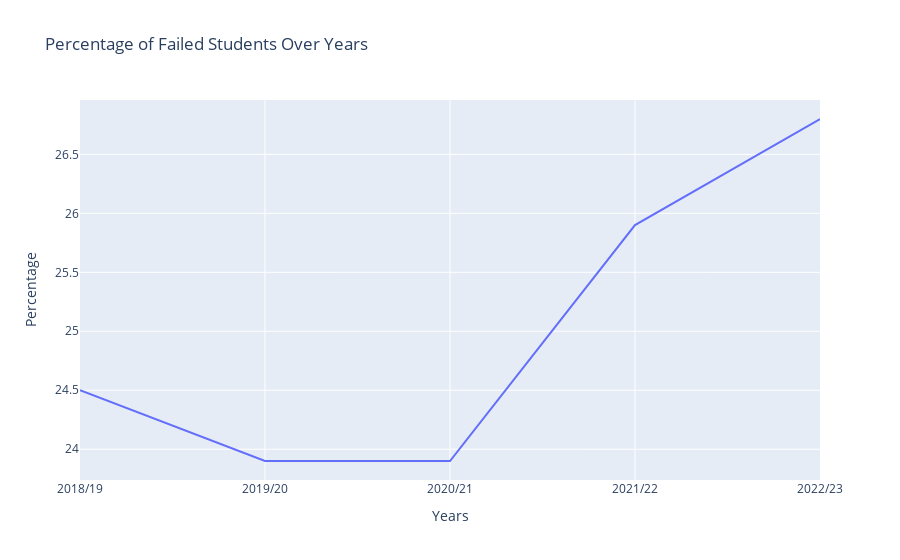

Notebook code for this chart:
### Markdown cell above
# Graph for the percentage of students who didn't pass in one or more subjects

### Code cell
import pandas as pd
import plotly.express as px

# Read data
df_students = pd.read_excel("betyg_o_prov_riksnivå.xlsx", sheet_name="Tabell 1B", skiprows=7, nrows=5)
Years = ['2018/19', '2019/20', '2020/21', '2021/22', '2022/23']


fig = px.line(x=Years, y=df_students['Totalt.2'], title='Percentage of Failed Students Over Years')


fig.update_xaxes(title_text='Years')


fig.update_yaxes(title_text='Percentage')

# Show the plot
fig.show()

### Figure 1 — Plotly figure (JSON) as saved in the notebook; plotly's stock layout.template omitted (floating-point values rounded to 4 significant figures)
{"data": [{"hovertemplate": "x=%{x}<br>y=%{y}<extra></extra>", "legendgroup": "", "line": {"color": "#636efa", "dash": "solid"}, "marker": {"symbol": "circle"}, "mode": "lines", "name": "", "orientation": "v", "showlegend": false, "type": "scatter", "x": ["2018/19", "2019/20", "2020/21", "2021/22", "2022/23"], "xaxis": "x", "y": [24.5, 23.9, 23.9, 25.9, 26.8], "yaxis": "y"}], "layout": {"legend": {"tracegroupgap": 0}, "title": {"text": "Percentage of Failed Students Over Years"}, "xaxis": {"anchor": "y", "domain": [0, 1], "title": {"text": "Years"}}, "yaxis": {"anchor": "x", "domain": [0, 1], "title": {"text": "Percentage"}}}}
